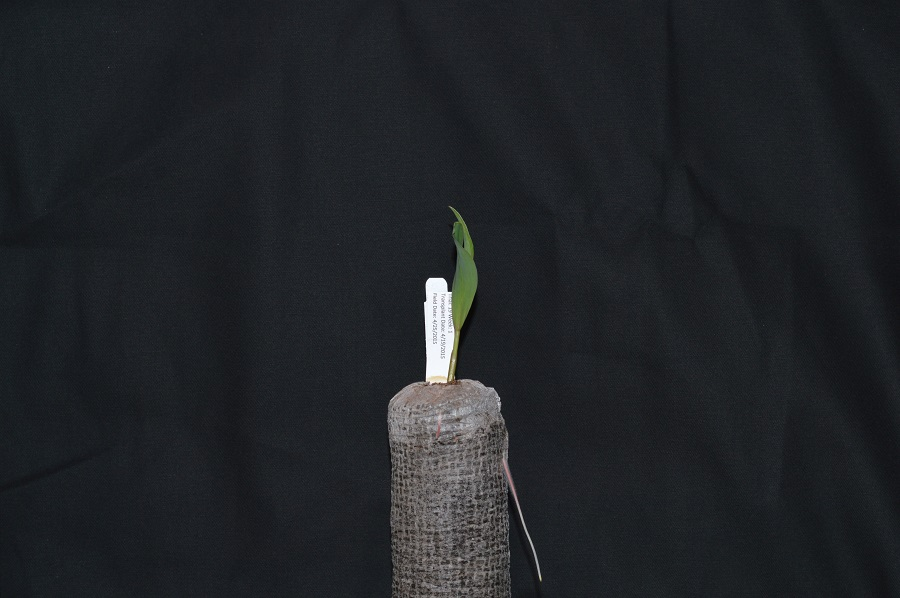
#> input picture histograms/image-01.jpg, 900 x 598 px
$ python histogram.py
#> lines starting #> are read from the running program, lines starting #| are printed output that depends on the picture
import numpy as np
import cv2
import matplotlib.pyplot as plt

image = cv2.imread("image-01.jpg")
#> image is the input picture: shape (598, 900, 3); mean B, G, R 39.5, 35.7, 33
cv2.imshow("Original Image",image)
cv2.waitKey(0)

gray = cv2.cvtColor(image,cv2.COLOR_BGR2GRAY)
cv2.imshow("GrayScale Image",gray)
cv2.waitKey(0)

histogram = cv2.calcHist([gray],[0],None,[256],[0,256])
#> histogram = 256 values, max 51052 at index 31, min 0 at index 0, mean 2102.3
plt.figure()
plt.title("Histogram of the GrayScaled image")
plt.xlabel("Pixels")
plt.ylabel("Frequency of the pixels")
plt.xlim([0,256])
plt.plot(histogram)
plt.show()
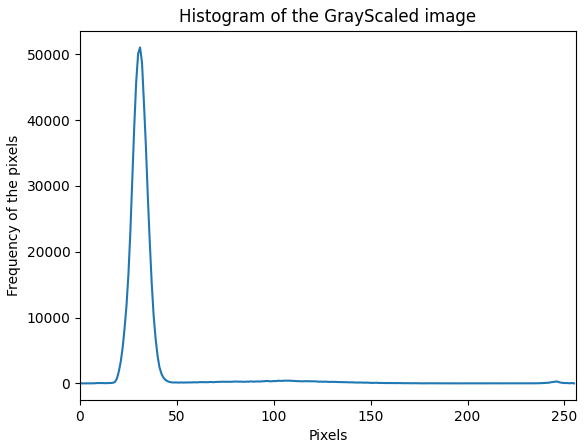
#> figure drawn by matplotlib, 1 panel; curve peaks at x = 31, y = 51052

# ------------------------------------------- #

channels = cv2.split(image)
colors = ("b","g","r")

plt.figure()
plt.xlim([0,256])
plt.xlabel("Pixels")
plt.ylabel("Frequency of the pixels")
plt.title("Histogram of the Colored image")
for (channel,color) in zip(channels,colors):
    histogram = cv2.calcHist([channel],[0],None,[256],[0,256])
    plt.plot(histogram,color=color)
#> this loop made 3 passes
#> color on passes 1 to 3: 'b', 'g', 'r'

plt.show()
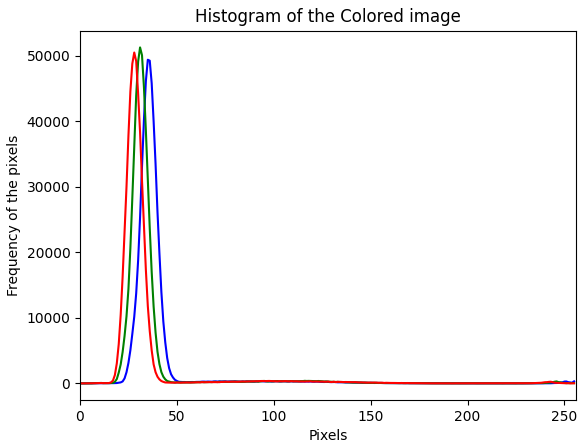
#> figure drawn by matplotlib, 1 panel; curve peaks at x = 35, y = 49400; curve peaks at x = 31, y = 51284; curve peaks at x = 28, y = 50505
